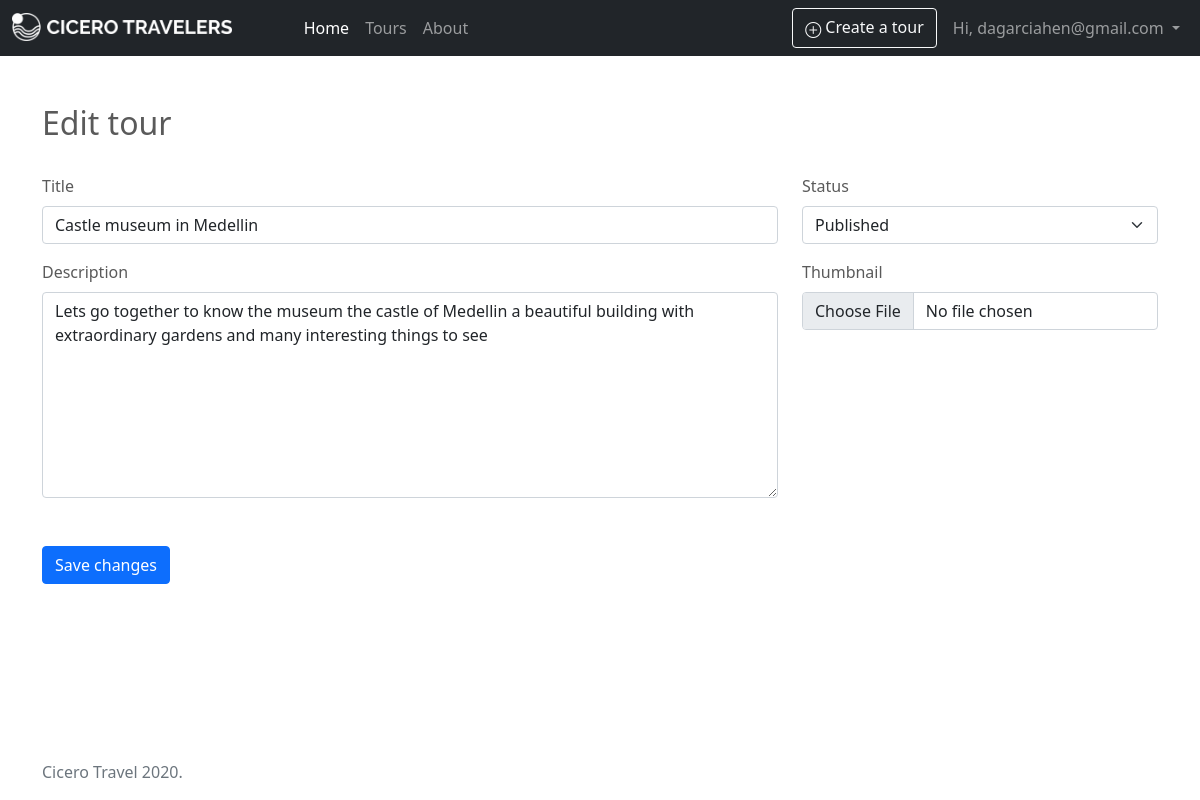
/tours/3/edit (signed in), run on the app's committed database.
### ciceropage/models/users.py (models this page shows, shortened)
class User(UserMixin, db.Model):
    __tablename__ = 'users'
    user_id = db.Column(db.Integer, primary_key=True)
    email = db.Column(db.String(64), unique=True, index=True)
    password = db.Column(db.String(200))  # this is a hashed password
    type = db.Column(db.String(100), default='tourist')
    is_active = db.Column(db.Boolean, default=False)
    joined_on = db.Column(db.DateTime, default=datetime.utcnow())
    profile = db.relationship('Profile', uselist=False, back_populates="user")
    tours = db.relationship('Tour', back_populates="author")
    reviews = db.relationship('Review', back_populates="user")
    languages = db.relationship('UserLanguage')
    favorites = db.relationship('Favorite')

### ciceropage/models/tours.py (models this page shows)
class Tour(db.Model):
    __tablename__ = 'tours'
    tour_id = db.Column(db.Integer, primary_key=True)
    thumbnail = db.Column(db.Text, nullable=False)
    title = db.Column(db.String(140), nullable=False)
    city = db.Column(db.Text, nullable=False)
    description = db.Column(db.Text, nullable=False)
    status = db.Column(db.Text, nullable=False)
    date = db.Column(db.DateTime, nullable=False, default=datetime.utcnow())
    country_id = db.Column(db.Integer, db.ForeignKey(Country.country_id))
    user_id = db.Column(db.Integer, db.ForeignKey(User.user_id))
    images = db.relationship('Image')
    author = db.relationship('User')
    favorited_by = db.relationship('Favorite')
    country = db.relationship(Country)

### ciceropage/views/tours.py (the view, shortened to what this page needs)
@tours.route('/<int:tour_id>/edit', methods=['GET', 'POST'])
@login_required
def edit(tour_id):
    tour = Tour.query.get_or_404(tour_id)
    form = TourEditForm()
    if tour.user_id != current_user.user_id:
        abort(403)
    form.title.data = tour.title
    form.status.data = tour.status
    form.description.data = tour.description
    return render_template('pages/tours/edit.html', form=form, tour=tour)

### ciceropage/forms/tours.py
class TourEditForm(FlaskForm):
    title = StringField('Title', validators=[DataRequired()])
    thumbnail = FileField('Thumbnail', validators=[FileAllowed(['jpg', 'png'])])
    description = TextAreaField('Description', validators=[DataRequired()])
    status = SelectField('Status', validators=[DataRequired()], choices=TourForm.STATUS_CHOICES)
    submit = SubmitField('Save changes')

### app.py (called while the page is built)
@login_manager.user_loader
def load_user(user_id):
    return User.query.get(user_id)

### templates/pages/tours/edit.html (shortened to what this page needs)
{% extends 'layout/base.html' %}
{% block content %}
<div class="container">
    <div class="row mt-5 mb-4">
        <div class="col">
            <h1 class="h2">Edit tour</h1>
        </div>
    </div>
    <form method="post" enctype="multipart/form-data">
    <div class="row">
        <div class="col-8">
                <div class="mb-3">
                    {{ form.title.label(class_="form-label" ) }}
                    {{ form.title(class_="form-control") }}
                </div>
                <div class="mb-3">
                    {{ form.description.label(class_="form-label" ) }}
                    {{ form.description(class_="form-control", rows=8) }}
                </div>
                <div class="mt-5">
                    {{ form.submit(class_="btn btn-primary") }}
                </div>
        </div>
        <div class="col-4">
            <div class="mb-3">
                {{ form.status.label(class_="form-label" ) }}
                {{ form.status(class_="form-select") }}
            </div>
            <div class="mb-3">
                    {{ form.thumbnail.label(class_="form-label" ) }}
                    {{ form.thumbnail(class_="form-control") }}
                </div>
        </div>
    </div>
    </form>
</div>
{% endblock %}

### templates/sections/nav.html (shortened to what this page needs)
<nav class="navbar navbar-expand-md navbar-dark bg-dark">
    <div class="container-fluid">
        <a class="navbar-brand" href="{{ url_for('home.index') }}">
                  <img src="{{ url_for('static', filename='images/cicero_white.png') }}" alt="" width="auto" height="28" class="d-inline-block align-top">
        </a>
        <div class="collapse navbar-collapse" id="navbarNavAltMarkup">
          <div class="navbar-nav ms-5 me-auto">
              <a class="nav-link active" aria-current="page" href="{{ url_for('home.index') }}">Home</a>
              <a class="nav-link" href="{{ url_for('tours.list_all') }}">Tours</a>
              <a class="nav-link" href="{{ url_for('pages.about') }}">About</a>
          </div>
          <div class="navbar-nav">
              {% if current_user.is_authenticated %}
              {% if current_user.type == 'guide' %}
              <a class="nav-link" href="#">
                      <a class="btn btn-outline-light" role="button" href="{{ url_for('tours.new') }}"><i class="bi bi-plus-circle"></i> Create a tour</a>
              </a>
              {% endif %}
              <div class="nav-item dropdown ms-2">
                  <a class="nav-link dropdown-toggle" href="#" role="button" data-bs-toggle="dropdown" aria-expanded="false">
                      Hi, {{ current_user.email }}
                  </a>
              </div>
              {% else %}
              <a class="nav-link" href="{{ url_for('signup.sign_up') }}">Sign up</a>
              <a class="nav-link">
                  <a class="btn btn-outline-light" role="button" href="{{ url_for('auth.login') }}">Log in</a>
              </a>
              {% endif %}
          </div>
        </div>
    </div>
</nav>

### static/css/custom.css (style rules this page uses)
html { min-height: 100%; }
body { min-height: 100vh; }

### static/css/homepage.css (style rules this page uses)
body { color: #5a5a5a; }

### data on the page
User: email "dagarciahen@gmail.com"
Tour: title "Castle museum in Medellin", description "Lets go together to know the museum the castle of Medellin a beautiful building with extraordinary gardens and many interesting things to see", status "Published"
